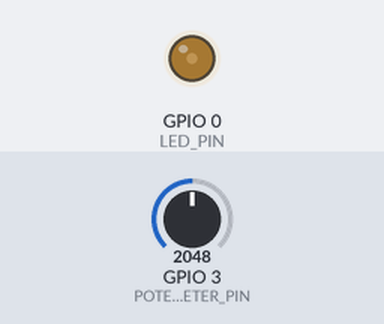
The sketch below on a simulated ESP32-C3. Parts: output pins drawn as LEDs (lit = HIGH). The test bench sets the inputs (shaded band); at power-on: GPIO 3 (POTENTIOMETER_PIN) = 2048 (analog values on the 0–4095 scale).

Above: at 1.2 s.
1.3 s: GPIO 3 (POTENTIOMETER_PIN) set to 2866
At 2.3 s:
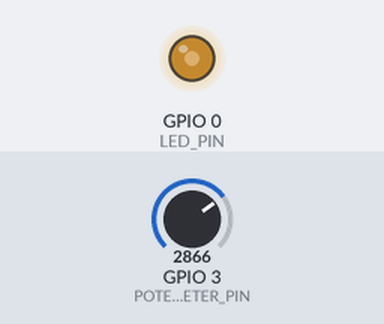
3.0 s: GPIO 3 (POTENTIOMETER_PIN) set to 3603
At 3.7 s:
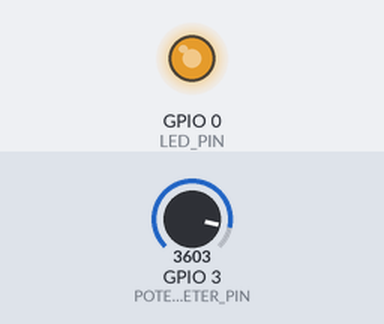
4.7 s: GPIO 3 (POTENTIOMETER_PIN) set to 0
At 6.0 s:
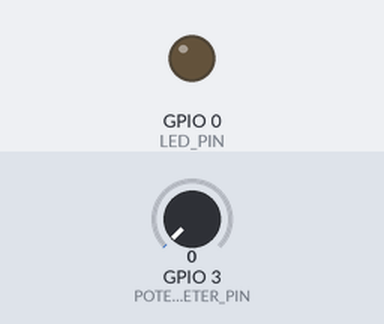
Timing chart, 0 to 7.7 s (numbered marks = the images above; inputs shaded):
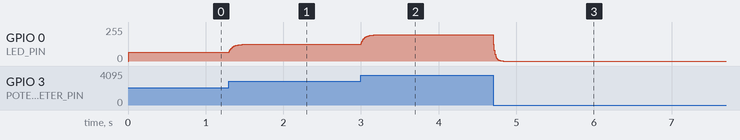

The sketch:

potentiometerLed.ino
```cpp
#include <Arduino.h>
#include <math.h>

// LED 接在 GPIO 0，可變電阻中間的滑動端接在 GPIO 3。
const uint8_t LED_PIN = 0;
const uint8_t POTENTIOMETER_PIN = 3;

// 若旋鈕往你想要的「變亮」方向轉，LED 卻變暗，請改成 true。
const bool INVERT_POT_DIRECTION = false;

const float FILTER_STRENGTH = 0.2f; // 越小越穩定，但亮度反應越慢
const unsigned long SAMPLE_INTERVAL_MS = 10;

float filteredReading = 0;
unsigned long lastSampleTime = 0;

void setup()
{
    pinMode(POTENTIOMETER_PIN, INPUT);

    // ESP32-C3 的 ADC 使用 12 位元解析度，讀值範圍是 0 到 4095。
    analogReadResolution(12);

    // LED 使用 8 位元 PWM，數值 0 是熄滅，255 是最亮。
    analogWriteResolution(LED_PIN, 8);
    analogWrite(LED_PIN, 0);

    // 先用目前的旋鈕位置初始化濾波值，避免開機時亮度突然跳動。
    filteredReading = analogRead(POTENTIOMETER_PIN);
}

void loop()
{
    const unsigned long currentTime = millis();
    if (currentTime - lastSampleTime < SAMPLE_INTERVAL_MS)
    {
        return;
    }
    lastSampleTime = currentTime;

    // 讀取旋鈕位置，並平滑小幅度的電氣雜訊。
    const int reading = analogRead(POTENTIOMETER_PIN);
    filteredReading += FILTER_STRENGTH * (reading - filteredReading);

    // 將 ADC 數值轉成 0.0 到 1.0，方便換算亮度。
    float knobLevel = filteredReading / 4095.0f;

    // 如果旋鈕方向與預期相反，翻轉控制方向。
    if (INVERT_POT_DIRECTION)
    {
        knobLevel = 1.0f - knobLevel;
    }

    // 平方曲線讓亮度由暗到亮的視覺漸層更自然。
    const int pwmValue = lroundf(knobLevel * knobLevel * 255.0f);
    analogWrite(LED_PIN, pwmValue);
}
```

Measured:
- after the input at 1.3 s, GPIO 0 (LED_PIN): moves from 64/255 to 125/255 over 0.23 s, starting at once
- after the input at 3.0 s, GPIO 0 (LED_PIN): moves from 125/255 to 197/255 over 0.20 s, starting at once
- after the input at 4.7 s, GPIO 0 (LED_PIN): moves from 197/255 to 0/255 over 0.13 s, starting at once
